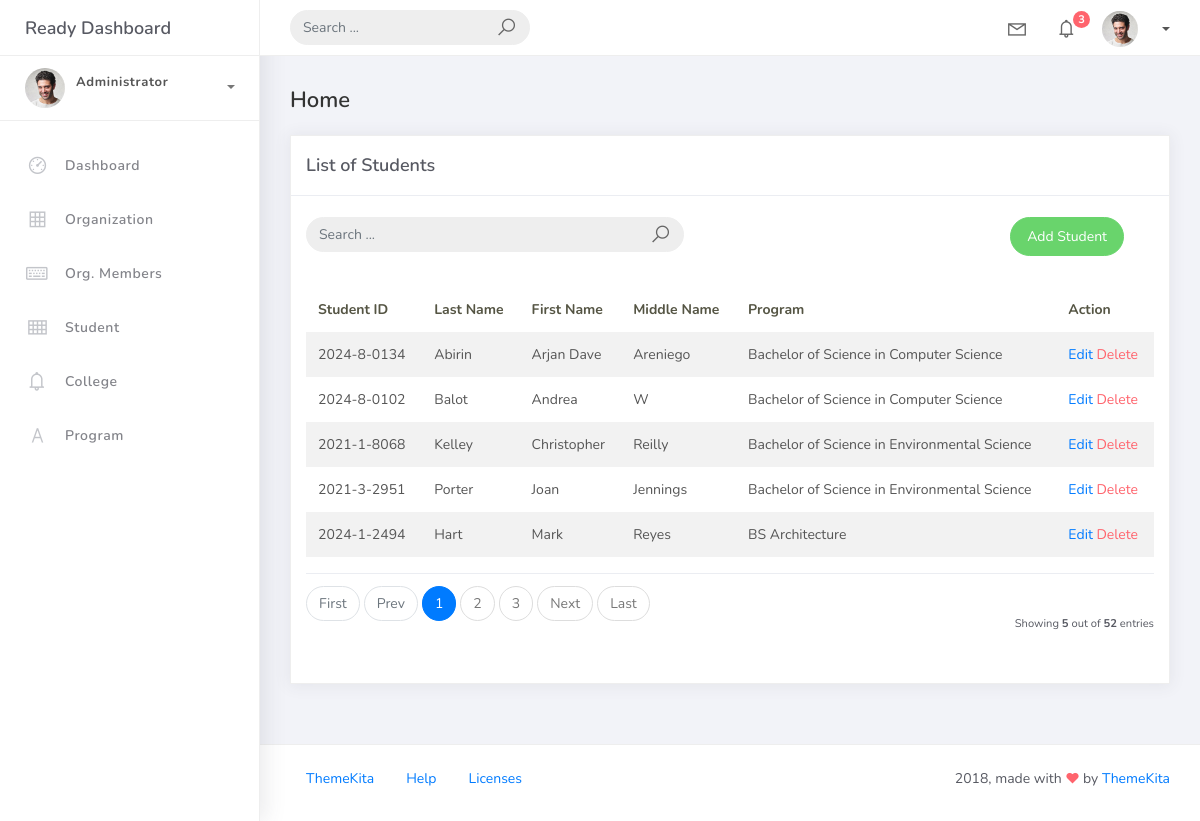
Screenshot of /student_list with the database file from the repository.
### studentorg/models.py (models this page shows, shortened)
class BaseModel(models.Model):
    created_at = models.DateTimeField(auto_now_add=True, db_index=True)
    updated_at = models.DateTimeField(auto_now=True)
    class Meta:
        abstract = True

class Student(BaseModel):
    student_id = models.CharField(max_length=15)
    lastname = models.CharField(max_length=25)
    firstname = models.CharField(max_length=25)
    middlename = models.CharField(
        max_length=25,
        blank=True,
        null=True
    )
    program = models.ForeignKey(Program, on_delete=models.CASCADE)

class Program(BaseModel):
    prog_name = models.CharField(max_length=150)
    college = models.ForeignKey(College, on_delete=models.CASCADE)
    def __str__(self):
        return self.prog_name

### studentorg/views.py (the view, shortened to what this page needs)
# urls.py: path('student_list', StudentListView.as_view(), name='student-list'),
class StudentListView(ListView):
    model = Student
    context_object_name = 'students'
    template_name = 'student_list.html'
    paginate_by = 5
    def get_queryset(self):
        qs = super().get_queryset()
        query = self.request.GET.get('q')
        return qs

### templates/student_list.html (shortened to what this page needs)
{% extends 'base.html' %}
{% load static %}
{% block content %}
<div class="content">
    <div class="container-fluid">
        <h4 class="page-title">Home</h4>
        <div class="row">
            <div class="col-md-12">
                <div class="card">
                    <div class="card-header">
                        <div class="card-title">List of Students</div>
                    </div>
                    <br />
                    <div class="col-md-12 row">
                        <div class="col-md-6">
                            <form class="navbar-left navbar-form nav-search mr-md-3" action="">
                                <div class="input-group">
                                    <input
                                        type="text"
                                        placeholder="Search ..."
                                        class="form-control"
                                    />
                                    <div class="input-group-append">
                                        <span class="input-group-text">
                                            <i class="la la-search search-icon"></i>
                                        </span>
                                    </div>
                                </div>
                            </form>
                        </div>
                        <div class="col-md-6">
                            <div class="pull-right">
                                <a
                                    href="{% url 'student-add' %}"
                                    class="btn btn-success btn-rounded"
                                >
                                    Add Student
                                </a>
                            </div>
                        </div>
                    </div>
                    <div class="card-body">
                        <table class="table table-striped mt-3">
                            <thead>
                                <tr>
                                    <th scope="col">Student ID</th>
                                    <th scope="col">Last Name</th>
                                    <th scope="col">First Name</th>
                                    <th scope="col">Middle Name</th>
                                    <th scope="col">Program</th>
                                    <th scope="col">Action</th>
                                </tr>
                            </thead>
                            <tbody>
                                {% for object in object_list %}
                                <tr>
                                    <td>{{ object.student_id }}</td>
                                    <td>{{ object.lastname }}</td>
                                    <td>{{ object.firstname }}</td>
                                    <td>{{ object.middlename }}</td>
                                    <td>{{ object.program }}</td>
                                    <td>
                                        <a href="{% url 'student-update' object.pk %}">
                                            Edit
                                        </a>
                                        <a
                                            href="{% url 'student-delete' object.pk %}"
                                            class="text-danger"
                                        >
                                            Delete
                                        </a>
                                    </td>
                                </tr>
                                {% endfor %}
                            </tbody>
                        </table>
                        {% include 'includes/pagination.html' %}
                    </div>
                </div>
            </div>
        </div>
    </div>
</div>
{% endblock %}

### rows the page displays
Student: student_id "2024-8-0134", lastname "Abirin", firstname "Arjan Dave", middlename "Areniego", program "Bachelor of Science in Computer Science"
Student: student_id "2024-8-0102", lastname "Balot", firstname "Andrea", middlename "W", program "Bachelor of Science in Computer Science"
Student: student_id "2021-1-8068", lastname "Kelley", firstname "Christopher", middlename "Reilly", program "Bachelor of Science in Environmental Science"
Student: student_id "2021-3-2951", lastname "Porter", firstname "Joan", middlename "Jennings", program "Bachelor of Science in Environmental Science"
Student: student_id "2024-1-2494", lastname "Hart", firstname "Mark", middlename "Reyes", program "BS Architecture"

### other values shown
{{ page_num }} "1"
{{ page_num }} "2" "3"
{{ object_list.count }} "5"
{{ paginator.count }} "52"
